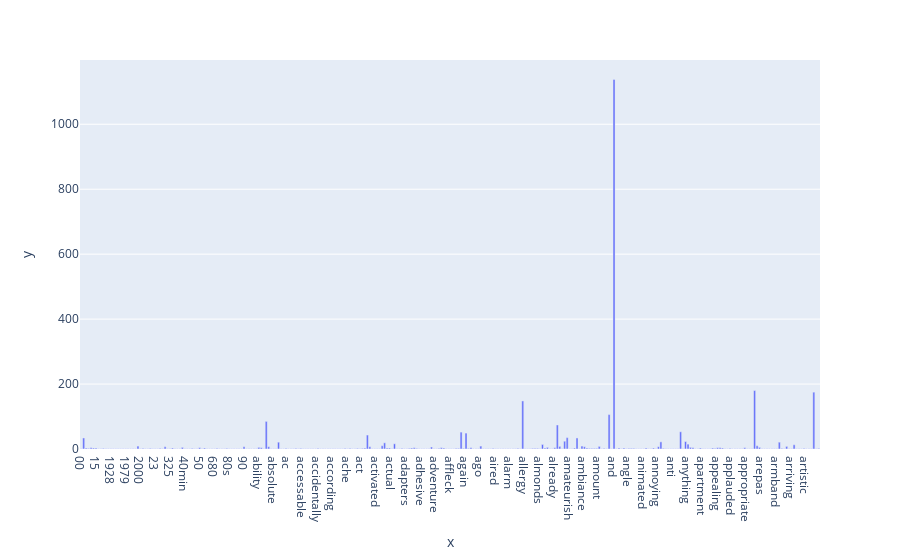

The notebook cell this image was saved under:
### Code cell
#term_frequencies.visualization
fig = px.bar(x = count_vect.get_feature_names_out()[0:300],y = term_frequencies[0:300])
fig.show()

### Figure 1 — Plotly figure (JSON) as saved in the notebook; plotly's stock layout.template omitted (floating-point values rounded to 4 significant figures; data arrays with more than 128 entries replaced by an {"elided": "..."} marker saying what was removed)
{"data": [{"alignmentgroup": "True", "hovertemplate": "x=%{x}<br>y=%{y}<extra></extra>", "legendgroup": "", "marker": {"color": "#636efa", "pattern": {"shape": ""}}, "name": "", "offsetgroup": "", "orientation": "v", "showlegend": false, "textposition": "auto", "type": "bar", "x": {"elided": "300 str values"}, "xaxis": "x", "y": {"elided": "300 int values"}, "yaxis": "y"}], "layout": {"autosize": true, "barmode": "relative", "legend": {"tracegroupgap": 0}, "margin": {"t": 60}, "xaxis": {"anchor": "y", "autorange": true, "domain": [0, 1], "range": [-0.5, 299.5], "title": {"text": "x"}, "type": "category"}, "yaxis": {"anchor": "x", "autorange": true, "domain": [0, 1], "range": [0, 1198.0], "title": {"text": "y"}, "type": "linear"}}}
